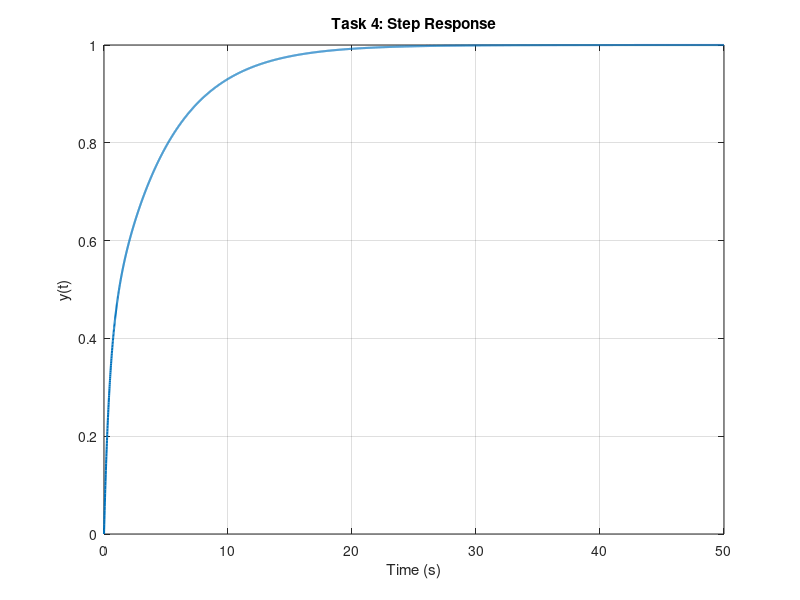

This chart was generated by the following MATLAB code:
% Task 4: Step response
% System:
% 2y''(t) + 5y'(t) + y(t) = 2u'(t) + u(t)
% G(s) = (2s + 1)/(2s^2 + 5s + 1)

clear; clc; close all;

% Create figures folder automatically
thisFile = mfilename('fullpath');
if isempty(thisFile)
    baseDir = pwd;
else
    baseDir = fileparts(thisFile);
end
figDir = fullfile(baseDir, '..', 'figures');
if ~exist(figDir, 'dir')
    mkdir(figDir);
end

% Plant parameters
a2 = 2; a1 = 5; a0 = 1;
b1 = 2; b0 = 1;

s = tf('s');
G = (b1*s + b0)/(a2*s^2 + a1*s + a0);

% Step response
t = 0:0.01:50;
[y, t] = step(G, t);

figure;
plot(t, y, 'LineWidth', 1.5);
grid on;
xlabel('Time (s)');
ylabel('y(t)');
title('Task 4: Step Response');

% Save figure
saveas(gcf, fullfile(figDir, 'step_response.png'));

% Optional: display final value
fprintf('Final value of step response = %.4f\n', y(end));
